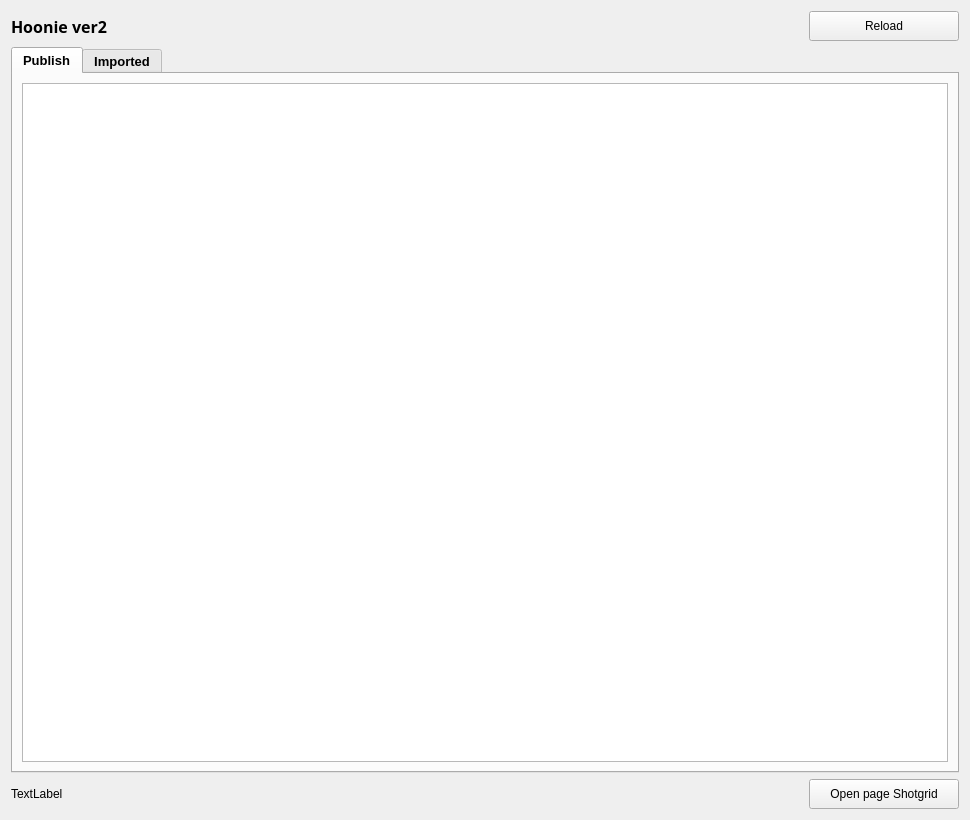
<?xml version="1.0" encoding="UTF-8"?>
<ui version="4.0">
 <class>Form</class>
 <widget class="QWidget" name="Form">
  <property name="geometry">
   <rect>
    <x>0</x>
    <y>0</y>
    <width>970</width>
    <height>820</height>
   </rect>
  </property>
  <property name="windowTitle">
   <string>Form</string>
  </property>
  <layout class="QVBoxLayout" name="verticalLayout_2">
   <item>
    <layout class="QVBoxLayout" name="verticalLayout">
     <item>
      <layout class="QHBoxLayout" name="horizontalLayout_3">
       <item>
        <widget class="QLabel" name="label">
         <property name="font">
          <font>
           <family>나눔고딕</family>
           <pointsize>12</pointsize>
           <weight>75</weight>
           <bold>true</bold>
          </font>
         </property>
         <property name="text">
          <string>Hoonie ver2</string>
         </property>
        </widget>
       </item>
       <item>
        <widget class="QPushButton" name="btn_reload">
         <property name="minimumSize">
          <size>
           <width>150</width>
           <height>30</height>
          </size>
         </property>
         <property name="maximumSize">
          <size>
           <width>150</width>
           <height>30</height>
          </size>
         </property>
         <property name="sizeIncrement">
          <size>
           <width>0</width>
           <height>0</height>
          </size>
         </property>
         <property name="text">
          <string>Reload</string>
         </property>
        </widget>
       </item>
      </layout>
     </item>
     <item>
      <layout class="QHBoxLayout" name="horizontalLayout">
       <item>
        <widget class="QTabWidget" name="tabWidget">
         <property name="font">
          <font>
           <pointsize>10</pointsize>
           <weight>75</weight>
           <bold>true</bold>
          </font>
         </property>
         <property name="currentIndex">
          <number>0</number>
         </property>
         <widget class="QWidget" name="tab">
          <attribute name="title">
           <string>Publish</string>
          </attribute>
          <layout class="QHBoxLayout" name="horizontalLayout_6">
           <item>
            <widget class="QTreeView" name="publist">
             <property name="font">
              <font>
               <pointsize>9</pointsize>
               <weight>50</weight>
               <bold>false</bold>
              </font>
             </property>
            </widget>
           </item>
          </layout>
         </widget>
         <widget class="QWidget" name="tab_2">
          <attribute name="title">
           <string>Imported</string>
          </attribute>
          <layout class="QHBoxLayout" name="horizontalLayout_7">
           <item>
            <widget class="QTreeView" name="importedlist">
             <property name="font">
              <font>
               <pointsize>9</pointsize>
               <weight>50</weight>
               <bold>false</bold>
              </font>
             </property>
            </widget>
           </item>
          </layout>
         </widget>
        </widget>
       </item>
      </layout>
     </item>
     <item>
      <layout class="QHBoxLayout" name="horizontalLayout_4">
       <item>
        <widget class="QLabel" name="label_2">
         <property name="text">
          <string>TextLabel</string>
         </property>
        </widget>
       </item>
       <item>
        <widget class="QPushButton" name="btn_shotgrid">
         <property name="minimumSize">
          <size>
           <width>150</width>
           <height>30</height>
          </size>
         </property>
         <property name="maximumSize">
          <size>
           <width>150</width>
           <height>30</height>
          </size>
         </property>
         <property name="text">
          <string>Open page Shotgrid</string>
         </property>
        </widget>
       </item>
      </layout>
     </item>
    </layout>
   </item>
  </layout>
 </widget>
 <resources/>
 <connections/>
</ui>
